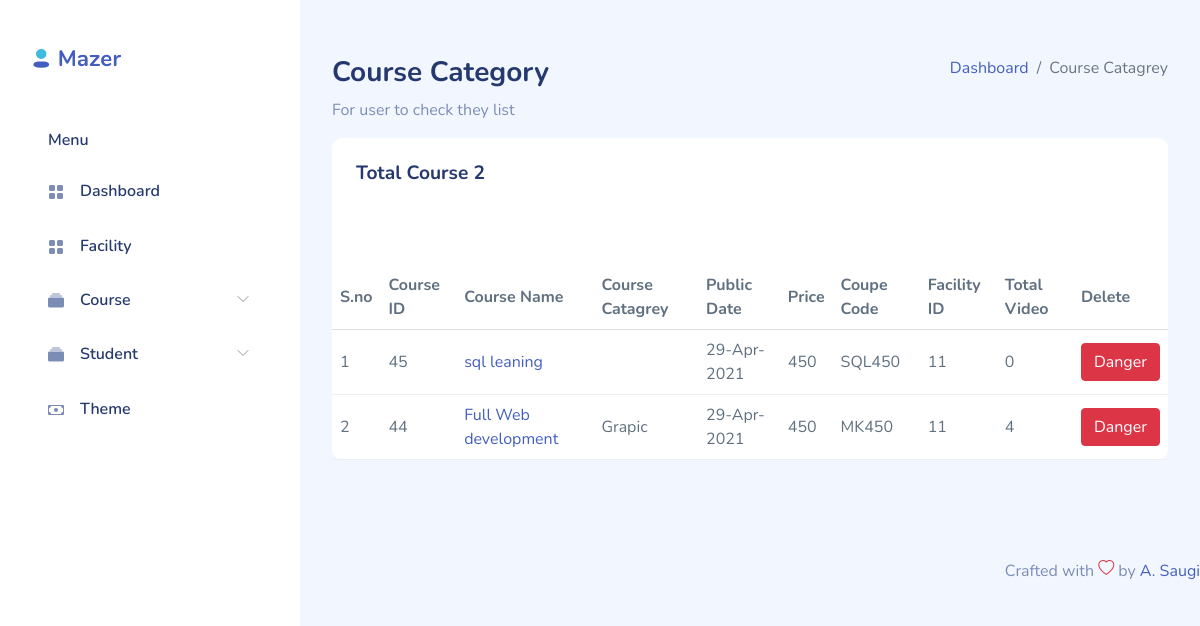
The app's page /admin/totaldata.php with its own data.
### tables this page shows
CREATE TABLE `course` (
  `id` int(11) NOT NULL,
  `coursename` varchar(2000) NOT NULL,
  `discretion` text NOT NULL,
  `publisdate` varchar(100) NOT NULL,
  `price` float NOT NULL,
  `councatg` int(11) NOT NULL,
  `authorid` int(11) NOT NULL,
  `authorname` varchar(300) NOT NULL,
  `totalvideo` int(11) NOT NULL,
  `project` varchar(200) NOT NULL,
  `imgpath` varchar(200) NOT NULL,
  `sellprice` int(11) NOT NULL,
  `shotdescription` mediumtext NOT NULL,
  `coupencode` varchar(50) NOT NULL,
  `image` varchar(60) NOT NULL,
  `file` varchar(200) NOT NULL,
  `status` tinytext NOT NULL
);

CREATE TABLE `coursecat` (
  `id` int(11) NOT NULL,
  `catname` varchar(40) NOT NULL
);

### function.inc.php (called while the page is built, shortened)
<?php
function ShowData($tabelname){
  $sql = "SELECT * FROM $tabelname ORDER BY id DESC";
  $result = mysqli_query($GLOBALS['conn'],$sql);
  return $result;
}
function TotalNumbers($tabel){
  $sql = "SELECT * FROM $tabel ORDER BY id DESC";
  $result = mysqli_query($GLOBALS['conn'],$sql);
  $num = mysqli_num_rows($result);
  return $num;
}

### facility/facility.function.php (called while the page is built, shortened)
<?php require_once('../dbconfig.inc.php');
  require_once('../function.inc.php');
function CatName($tabel,$SelectId){
$sql = "SELECT * FROM `$tabel` WHERE `id` =  $SelectId";
$result = mysqli_query($GLOBALS['conn'],$sql);
$num = mysqli_fetch_all($result);
return $num[0][1];
}
?>

### admin/totaldata.php (the view, shortened to what this page needs)
<?php include_once("header.php");
?>
<div id="main">
    <div class="page-heading">
        <div class="page-title">
            <div class="row">
                <div class="col-12 col-md-6 order-md-1 order-last">
                    <h3>Course Category</h3>
                    <p class="text-subtitle text-muted">For user to check they list</p>
                </div>
                <div class="col-12 col-md-6 order-md-2 order-first">
                    <nav aria-label="breadcrumb" class="breadcrumb-header float-start float-lg-end">
                        <ol class="breadcrumb">
                            <li class="breadcrumb-item"><a href="index.php">Dashboard</a></li>
                            <li class="breadcrumb-item active" aria-current="page">Course Catagrey</li>
                        </ol>
                    </nav>
                </div>
            </div>
        </div>
        <section class="section">
            <div class="row" id="table-hover-row">
                <div class="col-12">
                    <div class="card">
                        <div class="card-header">
                            <h4 class="card-title">Total Course <?php echo TotalNumbers('course');?></h4>
                        </div>
                        <div class="card-content">
                            <div class="card-body">
                            </div>
                            <div class="table-responsive">
                                <table class="table table-hover mb-0">
                                    <thead>
                                        <tr>
                                            <th>S.no</th>
                                            <th>Course ID</th>
                                            <th>Course Name</th>
                                            <th>Course Catagrey</th>
                                            <th>Public Date</th>
                                            <th>Price</th>
                                            <th>Coupe Code</th>
                                            <th>Facility ID</th>
                                            <th>Total Video</th>
                                            <th>Delete</th>
                                        </tr>
                                    </thead>
                                    <tbody>
                                        <?php
                                                     $Num =1;
                                                     $data = ShowData('course');
                                                     if(mysqli_num_rows($data)>0){
                                                       while($dataall =  mysqli_fetch_assoc($data)){?>
                                        <tr>
                                            <td class="text-bold-500"><?php echo $Num; ?></td>
                                            <td><?php echo $dataall['id'];?></td>
                                            <td class="text-bold-500"><a href="#"><?php echo $dataall["coursename"]?></a>
                                            </td>
                                            <td><?php echo CatName('coursecat',$dataall['councatg']);?></td>
                                            <td><?php echo $dataall["publisdate"] ;?></td>
                                            <td><?php echo $dataall["sellprice"] ;?></td>
                                            <td><?php echo $dataall["coupencode"] ;?></td>
                                            <td><?php echo $dataall["authorid"] ;?></td>
                                            <td><?php echo $dataall["totalvideo"] ;?></td>
                                            <td>
                                                <button type="button" class="btn btn-danger" data-bs-toggle="modal"
                                                    data-bs-target="#deletmodel" onclick="confirmDelete(this);"
                                                    data-id="<?php echo $dataall['id'];?>">
                                                    Danger
                                                </button>
                                            </td>
                                        </tr>
                                        <?php  $Num++;
                                                       }
                                                     }
                                                    ?>
                                    </tbody>
                                </table>
                            </div>
                        </div>
                    </div>
                </div>
            </div>
        </section>
    </div>
</div>
<?php include_once("footer.php"); ?>

### admin/assets/css/app.css (style rules this page uses)
.btn.btn-danger,.btn.btn-info,.btn.btn-primary,.btn.btn-secondary,.btn.btn-success,.btn.btn-warning { color:#fff }
.card { margin-bottom:2.2rem;border:none }
.card .card-header { border:none }
.card .card-header h4 { font-size:1.2rem;font-weight:700 }
.card .card-content { position:relative }
.card .card-title { font-size:1.2rem }
.card .card-body { padding:1.5rem }
.dataTable-table td,.dataTable-table thead th,.table td,.table thead th { vertical-align:middle }
.dataTable-table:not(.table-borderless) thead th,.table:not(.table-borderless) thead th { border-bottom:1px solid #dedede!important }
#main { margin-left:300px;padding:2rem }
.page-heading { margin:0 0 2rem }
.page-heading h3 { font-weight:700 }
a { text-decoration:none }

### records on screen
course: id "45", coursename "sql leaning", publisdate "29-Apr-2021", sellprice "450", coupencode "SQL450", authorid "11", totalvideo "0"
course: id "44", coursename "Full Web development", councatg.catname "Grapic", publisdate "29-Apr-2021", sellprice "450", coupencode "MK450", authorid "11", totalvideo "4"

### other values on screen
TotalNumbers('course') "2"
